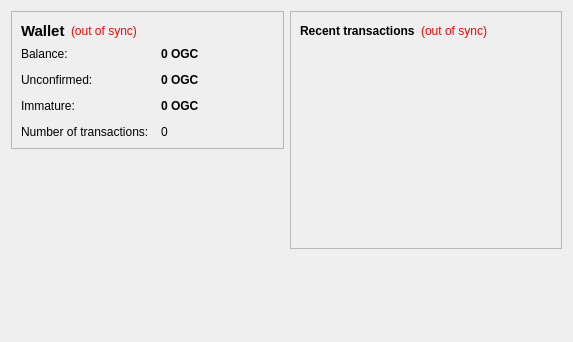
<?xml version="1.0" encoding="UTF-8"?>
<ui version="4.0">
 <class>OverviewPage</class>
 <widget class="QWidget" name="OverviewPage">
  <property name="geometry">
   <rect>
    <x>0</x>
    <y>0</y>
    <width>573</width>
    <height>342</height>
   </rect>
  </property>
  <property name="windowTitle">
   <string>Form</string>
  </property>
  <layout class="QHBoxLayout" name="horizontalLayout" stretch="1,1">
   <item>
    <layout class="QVBoxLayout" name="verticalLayout_2">
     <item>
      <widget class="QFrame" name="frame">
       <property name="frameShape">
        <enum>QFrame::StyledPanel</enum>
       </property>
       <property name="frameShadow">
        <enum>QFrame::Raised</enum>
       </property>
       <layout class="QVBoxLayout" name="verticalLayout_4">
        <item>
         <layout class="QHBoxLayout" name="horizontalLayout_4">
          <item>
           <widget class="QLabel" name="label_5">
            <property name="font">
             <font>
              <pointsize>11</pointsize>
              <weight>75</weight>
              <bold>true</bold>
             </font>
            </property>
            <property name="text">
             <string>Wallet</string>
            </property>
           </widget>
          </item>
          <item>
           <widget class="QLabel" name="labelWalletStatus">
            <property name="toolTip">
             <string>The displayed information may be out of date. Your wallet automatically synchronizes with the orangecoin network after a connection is established, but this process has not completed yet.</string>
            </property>
            <property name="styleSheet">
             <string notr="true">QLabel { color: red; }</string>
            </property>
            <property name="text">
             <string notr="true">(out of sync)</string>
            </property>
            <property name="alignment">
             <set>Qt::AlignLeading|Qt::AlignLeft|Qt::AlignVCenter</set>
            </property>
           </widget>
          </item>
          <item>
           <spacer name="horizontalSpacer_2">
            <property name="orientation">
             <enum>Qt::Horizontal</enum>
            </property>
            <property name="sizeHint" stdset="0">
             <size>
              <width>40</width>
              <height>20</height>
             </size>
            </property>
           </spacer>
          </item>
         </layout>
        </item>
        <item>
         <layout class="QFormLayout" name="formLayout_2">
          <property name="fieldGrowthPolicy">
           <enum>QFormLayout::AllNonFixedFieldsGrow</enum>
          </property>
          <property name="horizontalSpacing">
           <number>12</number>
          </property>
          <property name="verticalSpacing">
           <number>12</number>
          </property>
          <item row="0" column="0">
           <widget class="QLabel" name="label">
            <property name="text">
             <string>Balance:</string>
            </property>
           </widget>
          </item>
          <item row="0" column="1">
           <widget class="QLabel" name="labelBalance">
            <property name="font">
             <font>
              <weight>75</weight>
              <bold>true</bold>
             </font>
            </property>
            <property name="cursor">
             <cursorShape>IBeamCursor</cursorShape>
            </property>
            <property name="toolTip">
             <string>Your current balance</string>
            </property>
            <property name="text">
             <string notr="true">0 OGC</string>
            </property>
            <property name="textInteractionFlags">
             <set>Qt::LinksAccessibleByMouse|Qt::TextSelectableByKeyboard|Qt::TextSelectableByMouse</set>
            </property>
           </widget>
          </item>
          <item row="1" column="0">
           <widget class="QLabel" name="label_3">
            <property name="text">
             <string>Unconfirmed:</string>
            </property>
           </widget>
          </item>
          <item row="1" column="1">
           <widget class="QLabel" name="labelUnconfirmed">
            <property name="font">
             <font>
              <weight>75</weight>
              <bold>true</bold>
             </font>
            </property>
            <property name="cursor">
             <cursorShape>IBeamCursor</cursorShape>
            </property>
            <property name="toolTip">
             <string>Total of transactions that have yet to be confirmed, and do not yet count toward the current balance</string>
            </property>
            <property name="text">
             <string notr="true">0 OGC</string>
            </property>
            <property name="textInteractionFlags">
             <set>Qt::LinksAccessibleByMouse|Qt::TextSelectableByKeyboard|Qt::TextSelectableByMouse</set>
            </property>
           </widget>
          </item>
          <item row="3" column="0">
           <widget class="QLabel" name="label_2">
            <property name="text">
             <string>Number of transactions:</string>
            </property>
           </widget>
          </item>
          <item row="3" column="1">
           <widget class="QLabel" name="labelNumTransactions">
            <property name="toolTip">
             <string>Total number of transactions in wallet</string>
            </property>
            <property name="text">
             <string notr="true">0</string>
            </property>
           </widget>
          </item>
          <item row="2" column="0">
           <widget class="QLabel" name="labelImmatureText">
            <property name="text">
             <string>Immature:</string>
            </property>
           </widget>
          </item>
          <item row="2" column="1">
           <widget class="QLabel" name="labelImmature">
            <property name="font">
             <font>
              <weight>75</weight>
              <bold>true</bold>
             </font>
            </property>
            <property name="toolTip">
             <string>Mined balance that has not yet matured</string>
            </property>
            <property name="text">
             <string notr="true">0 OGC</string>
            </property>
            <property name="textInteractionFlags">
             <set>Qt::LinksAccessibleByMouse|Qt::TextSelectableByKeyboard|Qt::TextSelectableByMouse</set>
            </property>
           </widget>
          </item>
         </layout>
        </item>
       </layout>
      </widget>
     </item>
     <item>
      <spacer name="verticalSpacer">
       <property name="orientation">
        <enum>Qt::Vertical</enum>
       </property>
       <property name="sizeHint" stdset="0">
        <size>
         <width>20</width>
         <height>40</height>
        </size>
       </property>
      </spacer>
     </item>
    </layout>
   </item>
   <item>
    <layout class="QVBoxLayout" name="verticalLayout_3">
     <item>
      <widget class="QFrame" name="frame_2">
       <property name="frameShape">
        <enum>QFrame::StyledPanel</enum>
       </property>
       <property name="frameShadow">
        <enum>QFrame::Raised</enum>
       </property>
       <layout class="QVBoxLayout" name="verticalLayout">
        <item>
         <layout class="QHBoxLayout" name="horizontalLayout_2">
          <item>
           <widget class="QLabel" name="label_4">
            <property name="text">
             <string>&lt;b&gt;Recent transactions&lt;/b&gt;</string>
            </property>
           </widget>
          </item>
          <item>
           <widget class="QLabel" name="labelTransactionsStatus">
            <property name="toolTip">
             <string>The displayed information may be out of date. Your wallet automatically synchronizes with the orangecoin network after a connection is established, but this process has not completed yet.</string>
            </property>
            <property name="styleSheet">
             <string notr="true">QLabel { color: red; }</string>
            </property>
            <property name="text">
             <string notr="true">(out of sync)</string>
            </property>
            <property name="alignment">
             <set>Qt::AlignRight|Qt::AlignTrailing|Qt::AlignVCenter</set>
            </property>
           </widget>
          </item>
          <item>
           <spacer name="horizontalSpacer">
            <property name="orientation">
             <enum>Qt::Horizontal</enum>
            </property>
            <property name="sizeHint" stdset="0">
             <size>
              <width>40</width>
              <height>20</height>
             </size>
            </property>
           </spacer>
          </item>
         </layout>
        </item>
        <item>
         <widget class="QListView" name="listTransactions">
          <property name="styleSheet">
           <string notr="true">QListView { background: transparent; }</string>
          </property>
          <property name="frameShape">
           <enum>QFrame::NoFrame</enum>
          </property>
          <property name="verticalScrollBarPolicy">
           <enum>Qt::ScrollBarAlwaysOff</enum>
          </property>
          <property name="horizontalScrollBarPolicy">
           <enum>Qt::ScrollBarAlwaysOff</enum>
          </property>
          <property name="selectionMode">
           <enum>QAbstractItemView::NoSelection</enum>
          </property>
         </widget>
        </item>
       </layout>
      </widget>
     </item>
     <item>
      <spacer name="verticalSpacer_2">
       <property name="orientation">
        <enum>Qt::Vertical</enum>
       </property>
       <property name="sizeHint" stdset="0">
        <size>
         <width>20</width>
         <height>40</height>
        </size>
       </property>
      </spacer>
     </item>
    </layout>
   </item>
  </layout>
 </widget>
 <resources/>
 <connections/>
</ui>
